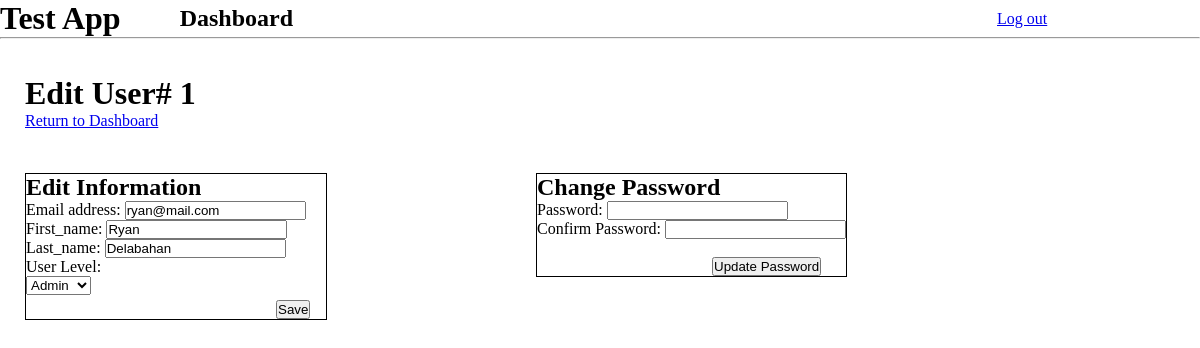
Page /users/edit/1 on the committed database.
### first_app/models.py (models this page shows)
class User(models.Model):
    first_name = models.CharField(max_length = 50)
    last_name = models.CharField(max_length = 50)
    email = models.CharField(max_length = 384, unique = True)
    level_admin = models.IntegerField(default=1)
    description = models.TextField(null = True)
    password = models.CharField(max_length = 60)
    created_at = models.DateTimeField(auto_now_add = True)
    updated_at = models.DateTimeField(auto_now = True)
    objects = UserManager()

### first_app/views.py (the view)
# urls.py: path('users/edit/<int:user_id>', views.display_user),
def display_user(request, user_id):
    context = {
        'user': User.objects.get(id = user_id)
    }
    return render(request, 'edit.html', context)

### first_app/templates/edit.html (shortened to what this page needs)
<!DOCTYPE html>
<html lang="en">
<head>
    {% load static %}
    <link rel='stylesheet' href='{% static "css/style.css" %}'>
</head>
<body>
    <div>
        <h1 id='test'>Test App</h1>
        <h2 id='home'>Dashboard</h2>
        <a href='/logout' id='sign'>Log out</a>
    </div>
    <hr><br><br>
    <h1 id='edit'>Edit User# {{user.id}}</h1>
    <a id='return' href='/dashboard/admin'>Return to Dashboard</a><br><br>
    <div id='info'>
        <h2>Edit Information</h2>
        <form action='/users/update/{{user.id}}' method='POST'>
            <p>Email address:
                <input type='text' name='email' value='{{user.email}}'>
            </p>
            <p> First_name:
                <input type='text' name='fname' value='{{user.first_name}}'>
            </p>
            <p> Last_name:
                <input type='text' name='lname' value='{{user.last_name}}'>
            </p>
            <p>User Level:</p>
            <select name='level_admin'>
                {% if user.level_admin == 1 %}
                <option value='{{user.level_admin}}'>Normal</option>
                <option value='9'>Admin</option>
                {% else %}
                <option value='{{user.level_admin}}'>Admin</option>
                {% endif %}
            </select>
            <input type='submit' id='save' value='Save'>
    </div>
    <div id='pw'>
        <h2>Change Password</h2>
        <form action='/users/change_password/{{user.id}}' method='POST'>
            <p>Password:
                <input type='password' name='pw'>
            </p>
            <p>Confirm Password:
                <input type='password' name='confirm_pw'>
            </p><br>
            <input type='submit' id='update' value='Update Password'>
        </form>
    </div>
</body>
</html>

### first_app/static/css/style.css (style rules this page uses)
* { padding: 0px; margin: 0px; }
#test { vertical-align: middle; display: inline-block; }
#home { margin-left: 55px; vertical-align: middle; display: inline-block; }
#sign { margin-left: 700px; vertical-align: middle; display: inline-block; }
#info { width: 300px; border: 1px solid black; margin-left: 25px; margin-top: 25px; display: inline-block; vertical-align: top; }
#edit { margin-left: 25px; }
#save { margin-top: 5px; margin-left: 250px; display: block; }
#return { margin-left: 25px; }
#pw { margin-left: 205px; display: inline-block; border: 1px solid black; vertical-align: top; margin-top: 25px; }
#update { margin-left: 175px; }

### rows in the picture
User: id "1", email "ryan@mail.com", fname "Ryan", lname "Delabahan", level_admin "Admin"
